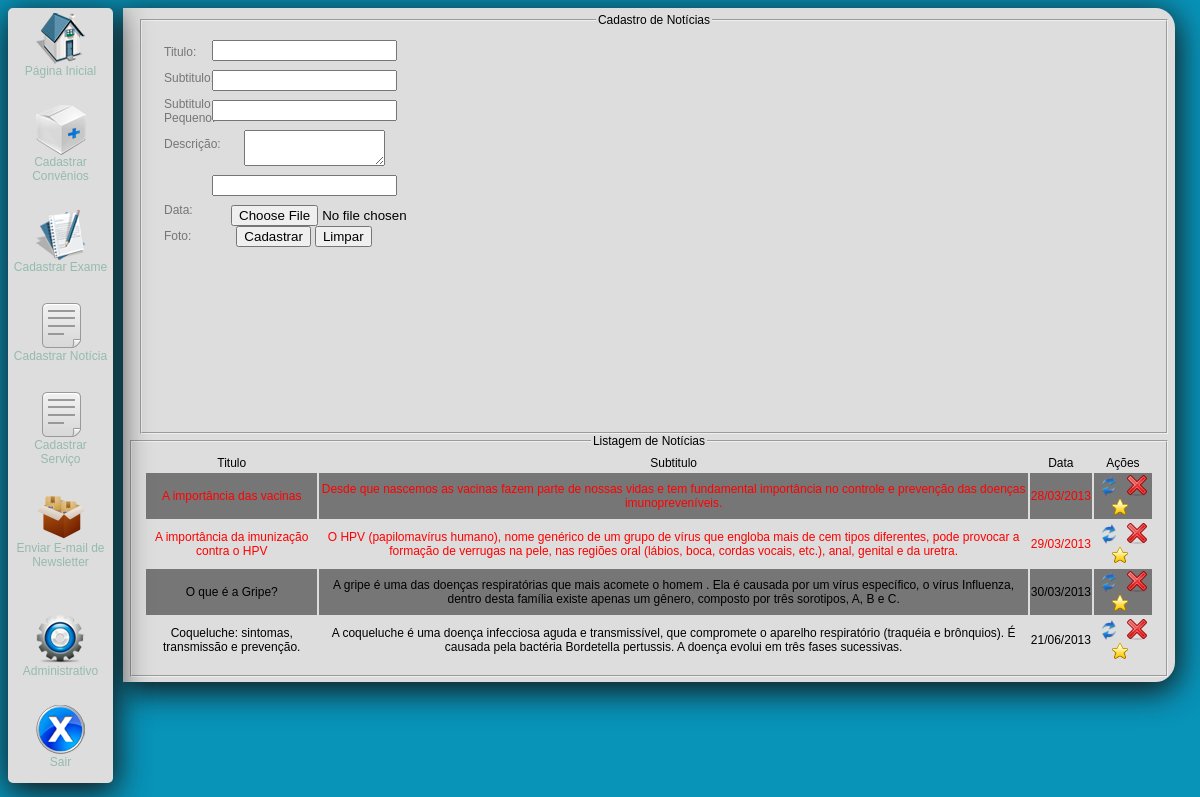
/admin/cad_noticia.php (signed in), run on the app's committed database.
### tables this page shows
CREATE TABLE `dicas` (
  `id` int(10) NOT NULL auto_increment,
  `titulo` varchar(255) NOT NULL default '',
  `subtitulo` varchar(255) NOT NULL default '',
  `descricao` text NOT NULL,
  `sub_titulo_pequeno` varchar(50) NOT NULL default '',
  `data` date NOT NULL default '0000-00-00',
  `destaque` char(1) NOT NULL default '',
  PRIMARY KEY  (`id`)
);

### admin/cad_noticia.php (the view, shortened to what this page needs)
<?php include("topo.php"); ?>
<link href="css/jquery.click-calendario-1.0.css" rel="stylesheet" type="text/css"/>
<div id="direita">
	<div id="marcaForm">
			<fieldset>
				<legend>Cadastro de Not&iacute;cias</legend>
				<div id="dir_superior">
					<p class="itens">Titulo:</p>
					<p class="itens">Subtitulo:</p>
					<p class="itens">Subtitulo Pequeno:</p>
					<p class="itens">Descri&ccedil;&atilde;o:</p>
					<p class="itens_data">Data:</p>
					<p class="itens_foto">Foto:</p>
				</div>
				<div class="caixa_texto2">
					<form method="post" id="formMarca" action="cad_noticia2.php" enctype="multipart/form-data">
						<input class="campos_cad2" type="text" name="titulo" />
						<input class="campos_cad2" type="text" name="subtitulo" />
						<input class="campos_cad2" type="text" name="subtitulo_peq" />
						<textarea cols="15" class="campos_cad3" name="descricao" id="elm1"></textarea>
						<input type="text" name="data" class="campos_cad2" id="data" />
						<input class="campos_img" type="file" name="foto"/>
						<input type="submit" value="Cadastrar"/>
						<input type="reset" value="Limpar"/>
					</form>
				</div>
			</fieldset>
		</div>
		<div id="pesqMarca">
		<fieldset>
			<legend>Listagem de Notícias</legend>
			<table width=100%>
			  <tr class="ltitulo">
			   <td>Titulo</td>
			   <td>Subtitulo</td>
			   <td>Data</td>
			   <td>A&ccedil;&otilde;es</td>
			  </tr>
			<?php
	    $sql = "select * from dicas";
	    $comando = mysql_query($sql);
	    $num = 0;
	while ($linha = mysql_fetch_array($comando)) {
		$codigo       = $linha["id"];
		$titulo      = $linha["titulo"];
		$subtitulo = $linha["subtitulo"];
		$data = $linha["data"];
		$destaque = $linha["destaque"];
		$dataconv =  implode(preg_match("~\/~", $data) == 0 ? "/" : "-", array_reverse(explode(preg_match("~\/~", $data) == 0 ? "-" : "/", $data)));
 if($destaque == 'x')
    	$complemento = "style='color: #ff0000'";
    else
    	$complemento = " ";
    $num++;
    if($num % 2 == 0)
    	echo "<tr class='lsemcor' $complemento>";
    else
    	echo "<tr class='lcor' $complemento>";
	    echo " <td>$titulo</td>";
		echo " <td>$subtitulo</td>";
		echo "<td>$dataconv</td>";
	    echo " <td><a href='alt_noticia.php?cod=$codigo'><img src='img/update.png' width='22' height='22' title='Alterar Portfólio' /></a>&nbsp;
	    <a href='excluir_noticia.php?cod=$codigo' onclick='return confirmaExclusao(\"$codigo\");' ><img src='img/close.png' width='22' height='22' title='Excluir Portifólio' /></a>
	    <a href='destaca.php?cod=$codigo'><img src='img/destaque.png'/></a>
	    &nbsp;</a></td>";
		echo"</div>";
	 }
?>

### admin/css/estilologin.css (style rules this page uses)
body { padding:0; background-color:#0893b9; }
a { font-family: tahoma, sans-serif; color: #95BBAE; font-size: 12px; font-weight: 500;text-decoration: none; }
#direita { text-align: center; border: 5px #DDD solid; -webkit-border-radius: 5px; -moz-border-radius: 5px; border-radius: 0 20px 20px 0; margin-left: 115px; width: 88%;box-shadow:1px 7px 32px 2px #141414; background-color:#ddd; }
#marcaForm { border:1px; position:relative; margin-left:10px; }
#dir_superior { width:100px; position:relative; margin-left:10px; }
.itens { font-family:Arial, Helvetica, sans-serif; font-size:12px; color:#767676; text-align:justify; }
.campos_cad2 { margin-bottom:9px; position:relative; }
.campos_cad3 { margin-bottom:9px; position:relative; margin-left:20px; }
.campos_img { position:relative; margin-left:27px; }
.caixa_texto2 { position:relative; width:200px; margin-left:50px; bottom:175px; }
.itens_foto { font-family:Arial, Helvetica, sans-serif; font-size:12px; color:#767676; text-align:justify; position:relative; top:40px; }
.itens_data { font-family:Arial, Helvetica, sans-serif; font-size:12px; color:#767676; text-align:justify; position:relative; top:40px; }
legend { font-family:Arial, Helvetica, sans-serif; font-size:12px; }
td { font-family:Arial, Helvetica, sans-serif; font-size:12px; }
.lcor { background-color: #767676; font-family:Tahoma; font-size: 10px; }
.lsemcor { font-family: Tahoma; font-size: 10px; }

### data on the page
dicas: titulo "A importância das vacinas", subtitulo "Desde que nascemos as vacinas fazem parte de nossas vidas e tem fundamental importância no controle e prevenção das doenças imunopreveníveis.", data "28/03/2013"
dicas: titulo "A importância da imunização contra o HPV", subtitulo "O HPV (papilomavírus humano), nome genérico de um grupo de vírus que engloba mais de cem tipos diferentes, pode provocar a formação de verrugas na pele, nas regiões oral (lábios, boca, cordas vocais, etc.), anal, genital e da uretra.", data "29/03/2013"
dicas: titulo "O que é a Gripe?", subtitulo "A gripe é uma das doenças respiratórias que mais acomete o homem . Ela é causada por um vírus específico, o vírus Influenza, dentro desta família existe apenas um gênero, composto por três sorotipos, A, B e C.", data "30/03/2013"
dicas: titulo "Coqueluche: sintomas, transmissão e prevenção.", subtitulo "A coqueluche é uma doença infecciosa aguda e transmissível, que compromete o aparelho respiratório (traquéia e brônquios). É causada pela bactéria Bordetella pertussis. A doença evolui em três fases sucessivas.", data "21/06/2013"
